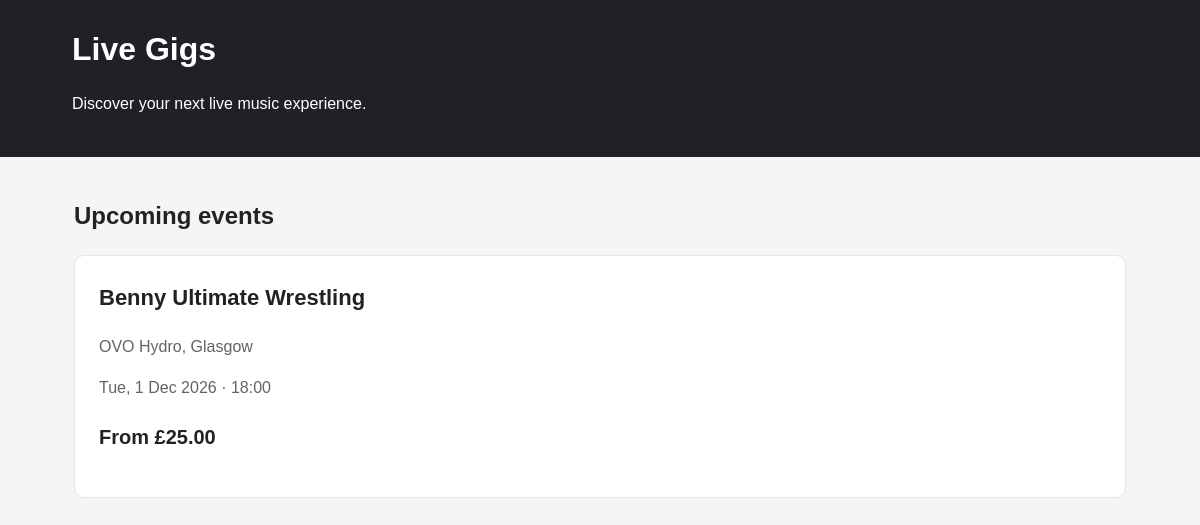
The page / on the database its author committed.
### gigs/models.py (models this page shows, shortened)
class Gig(models.Model):
    title = models.CharField(max_length=200)
    description = models.TextField()
    venue = models.ForeignKey(
        Venue,
        on_delete=models.PROTECT,
        related_name="gigs",
    )
    starts_at = models.DateTimeField()
    published = models.BooleanField(default=False)
    created_at = models.DateTimeField(auto_now_add=True)
    class Meta:
        ordering = ["starts_at"]

class Venue(models.Model):
    name = models.CharField(max_length=150)
    address = models.CharField(max_length=255)
    city = models.CharField(max_length=100)

### gigs/views.py (the view)
# urls.py: path("", views.gig_list, name="gig_list"),
def gig_list(request):
    gigs =(
        Gig.objects
        .filter(published=True)
        .select_related("venue")
        .annotate(starting_price=Min("ticket_types__price"))
    )
    return render(request, "gigs/gig_list.html", {"gigs": gigs})

### gigs/templates/gigs/gig_list.html (shortened to what this page needs)
{% extends "gigs/base.html" %}
{% block content %}
    <h2>Upcoming events</h2>
    {% if gigs %}
        <div class="gig-list">
            {% for gig in gigs %}
                <article class="gig-card">
                    <h2>
                        <a href="{% url 'gigs:gig_detail' gig.pk %}">
                            {{ gig.title }}
                        </a>
                    </h2>
                    <p class="venue">
                        {{ gig.venue.name }}, {{ gig.venue.city }}
                    </p>
                    <p class="date">
                        {{ gig.starts_at|date:"D, j M Y · H:i" }}
                    </p>
                    {% if gig.starting_price != None %}
                        <p class="price">
                            From £{{ gig.starting_price|floatformat:2 }}
                        </p>
                    {% else %}
                        <p>Tickets coming soon</p>
                    {% endif %}
                </article>
            {% endfor %}
        </div>
    {% else %}
        <section class="empty-state">
            <h2>No gigs listed yet</h2>
            <p>Check back soon for upcoming live music events.</p>
        </section>
    {% endif %}
{% endblock %}

### gigs/static/gigs/css/site.css (style rules this page uses)
* { box-sizing: border-box; }
body { margin: 0; background: #f5f5f7; color: #222; font-family: Arial, sans-serif; line-height: 1.6; }
.panel, .gig-card { padding: 24px; background: white; border: 1px solid #e5e5e9; border-radius: 10px; }
.gig-list { display: grid; grid-template-columns: repeat(auto-fit, minmax(260px, 1fr)); gap: 24px; }
.gig-card h2 { margin-top: 0; font-size: 22px; }
.gig-card h2 a { color: #222; text-decoration: none; }
.muted, .venue, .date { color: #62626b; }
.price { font-size: 20px; font-weight: bold; }

### rows shown on the page
Gig: title "Benny Ultimate Wrestling", venue.name "OVO Hydro", venue.city "Glasgow", starts_at "Tue, 1 Dec 2026 · 18:00", starting_price "25.00"
